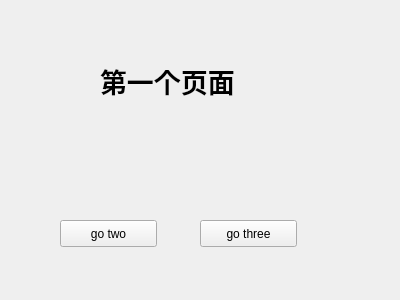
<?xml version="1.0" encoding="UTF-8"?>
<ui version="4.0">
 <class>OneForm</class>
 <widget class="QWidget" name="OneForm">
  <property name="geometry">
   <rect>
    <x>0</x>
    <y>0</y>
    <width>400</width>
    <height>300</height>
   </rect>
  </property>
  <property name="windowTitle">
   <string>OneForm</string>
  </property>
  <widget class="QPushButton" name="btn_gotwo">
   <property name="geometry">
    <rect>
     <x>60</x>
     <y>220</y>
     <width>97</width>
     <height>27</height>
    </rect>
   </property>
   <property name="text">
    <string>go two</string>
   </property>
  </widget>
  <widget class="QPushButton" name="btn_gothree">
   <property name="geometry">
    <rect>
     <x>200</x>
     <y>220</y>
     <width>97</width>
     <height>27</height>
    </rect>
   </property>
   <property name="text">
    <string>go three</string>
   </property>
  </widget>
  <widget class="QLabel" name="label">
   <property name="geometry">
    <rect>
     <x>100</x>
     <y>30</y>
     <width>171</width>
     <height>101</height>
    </rect>
   </property>
   <property name="font">
    <font>
     <pointsize>20</pointsize>
     <weight>75</weight>
     <bold>true</bold>
    </font>
   </property>
   <property name="text">
    <string>第一个页面</string>
   </property>
  </widget>
 </widget>
 <layoutdefault spacing="6" margin="11"/>
 <resources/>
 <connections/>
</ui>
